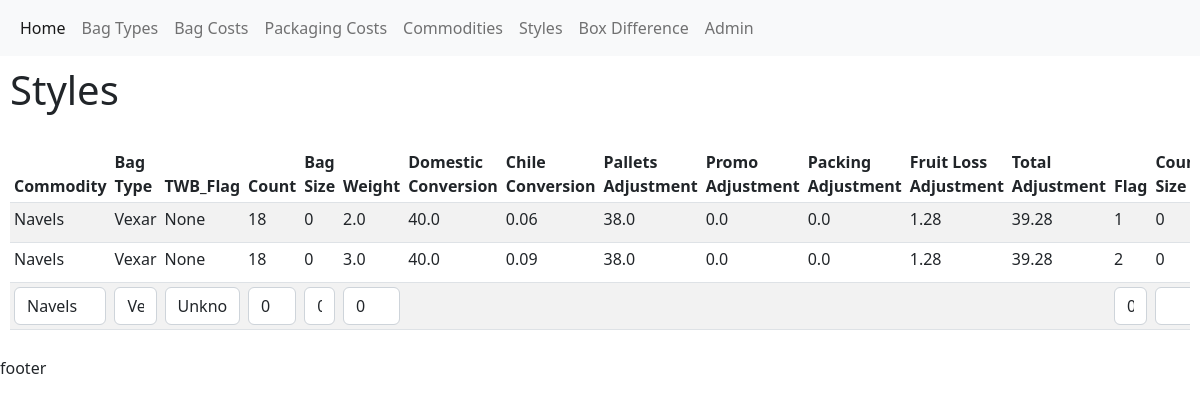
Page /styles/ on the committed database.
### charge/models.py (models this page shows)
class Styles(models.Model):
    id = models.UUIDField(primary_key=True, default=uuid.uuid4, unique=True, editable=False)
    commodity = models.ForeignKey(Commodities, on_delete=models.CASCADE, default=1)
    bagType = models.ForeignKey(BagType, on_delete=models.CASCADE, default=1)
    referring_bagCost = models.ForeignKey(BagCost, on_delete=models.CASCADE, default=1, db_constraint=False)
    twb_flag = models.BooleanField(null=True)
    count = models.IntegerField(null=False, default=0)
    bagSize = models.IntegerField(null=False, default=0)
    weight = models.FloatField(null=False, default=0)
    flag = models.IntegerField(null=False, default=0)
    countSize = models.CharField(max_length=200)
    domesticSalesCost = models.IntegerField(null=False, default=0)
    chileanSalesCost = models.FloatField(null=False, default=0)
    @property
    def palletsAdjustment(self):
        value = (self.commodity.pallets * self.conversionDomestic)
        nickeld = value *20
        rounded = round(nickeld, 0)
        result = rounded /20
        return round(result, 2)
    @property
    def promoAdjustment(self):
        if (self.weight > 0):
            result = round(self.commodity.promo / self.commodity.netWeightDomestic / self.weight, 2)
        else:
            result = round(self.commodity.promo * self.conversionDomestic)
        return result
    @property
    def packingAdjustment(self):
        if (self.weight > 0):
            value = self.bagType.miscCharges * (self.weight / self.commodity.netWeightDomestic)
        else:
            value = self.count *(self.referring_bagCost.costFinal + self.commodity.profitPerBag)
        nickeled = value * 20
        rounded = round(nickeled, 0)
        result = rounded / 20
        return round(result, 2)
    @property
    def fruitLossAdjustment(self):
        result = self.count * .3 * self.commodity.pricePerPound
        return round(result, 2)
    @property
    def totalAdjustment(self):
        totalAdjustment = self.fruitLossAdjustment + self.packingAdjustment + self.palletsAdjustment + self.promoAdjustment
        return round(totalAdjustment, 2)
    @property
    def conversionDomestic(self):
        if self.weight > 0:
            result = self.commodity.netWeightDomestic
        else:
            result = (self.referring_bagCost.bagWeight * self.count) / self.commodity.netWeightDomestic
        return result
    @property
    def conversionChile(self):
        if self.weight > 0:
            temp = self.commodity.netWeightChile
            result = (self.weight / temp)
        else:
            result = ((self.referring_bagCost.bagWeight * self.count) / self.commodity.netWeightChile)
        return round(result,2)

class Commodities (models.Model):
    id = models.UUIDField(primary_key=True, default=uuid.uuid4, unique=True, editable=False)
    description = models.CharField(max_length=30, blank=False)
    avgCtnPrice = models.FloatField(null=False, default=0)
    stdCtnCost = models.FloatField(null=False, default=0)
    netWeightChile = models.FloatField(null=False, default=0)
    netWeightDomestic = models.FloatField(null=False, default=0)
    packingCharge = models.FloatField(null=False, default=0)
    pallets = models.FloatField(null=False, default=0)
    profitPerBag = models.FloatField(null=False, default=0)
    promo = models.FloatField(null=False, default=0)
    @property
    def pricePerPound(self):
        pricePerPound = (self.avgCtnPrice - self.packingCharge) / self.netWeightDomestic
        return pricePerPound
    def __str__(self) -> str:
        return self.description

class BagType(models.Model):
    id = models.UUIDField(primary_key=True, default=uuid.uuid4, unique=True, editable=False)
    bagType = models.CharField(max_length=50, null=True)
    description = models.TextField(null=True)
    miscCharges = models.FloatField(default=0, null=False)
    def __str__(self) -> str:
        return self.bagType

### charge/views.py (the view)
# urls.py: path('styles/', views.styles, name="styles"),
def styles(request):
    stylesQuery = Styles.objects.all()
    form = StylesForm()
    if request.method == 'POST':
        form = StylesForm(request.POST)
        if form.is_valid():
            form.save()
            form = StylesForm()
            HttpResponseRedirect('charge/styles.html')
    ctx = {'styles': stylesQuery, 'form': form}
    return render(request, 'charge/styles.html', ctx)

### charge/forms.py
class StylesForm(ModelForm):
    class Meta:
        model = Styles
        fields = ['commodity', 'bagType', 'twb_flag', 'count', 'bagSize', 'weight', 'flag', 'countSize']
        widgets = {
            'count': forms.TextInput(attrs={'class': 'form-control'}),
            'bagSize': forms.TextInput(attrs={'class': 'form-control'}),
            'weight': forms.TextInput(attrs={'class': 'form-control'}),
            'flag': forms.TextInput(attrs={'class': 'form-control'}),
            'countSize': forms.TextInput(attrs={'class': 'form-control'}),
        }

### charge/templates/charge/styles.html (shortened to what this page needs)
{% extends 'main.html'%}
{% load widget_tweaks %}
{% block content %}
<h1>Styles</h1>
<div class="table-responsive">
<table class="table table-sm table-striped">
    <thead>
        <tr>
            <th>Commodity</th>
            <th>Bag Type</th>
            <th>TWB_Flag</th>
            <th>Count</th>
            <th>Bag Size</th>
            <th>Weight</th>
            <th>Domestic Conversion</th>
            <th>Chile Conversion</th>
            <th>Pallets Adjustment</th>
            <th>Promo Adjustment</th>
            <th>Packing Adjustment</th>
            <th>Fruit Loss Adjustment</th>
            <th>Total Adjustment</th>
            <th>Flag</th>
            <th>Count Size</th>
        </tr>
    </thead>
    {% for style in styles %}
    <tr>
        <td> {{ style.commodity }}</td>
        <td> {{ style.bagType }}</td>
        <td> {{style.twb_flag }}</td>
        <td> {{ style.count }} </td>
        <td> {{ style.bagSize }} </td>
        <td> {{ style.weight }} </td>
        <td> {{ style.conversionDomestic }}</td>
        <td> {{style.conversionChile }} </td>
        <td> {{style.palletsAdjustment }}</td>
        <td> {{style.promoAdjustment }} </td>
        <td> {{ style.packingAdjustment }}</td>
        <td> {{style.fruitLossAdjustment }} </td>
        <td> {{style.totalAdjustment }}</td>
        <td> {{ style.flag }} </td>
        <td>{{style.countSize}}</td>
    </tr>
    {% endfor %}
    <tr>
        <form action="" method="POST">
            <td>{% render_field form.commodity class="form-control" name="commodity" %}</td>
            <td>{% render_field form.bagType class="form-control" name="boxType" %}</td>
            <td>{% render_field form.twb_flag class="form-control" name="twb_flag" %}</td>
            <td>{{ form.count }}</td>
            <td>{{ form.bagSize }}</td>
            <td>{{ form.weight }}</td>
            <td></td>
            <td></td>
            <td></td>
            <td></td>
            <td></td>
            <td></td>
            <td></td>
            <td>{{ form.flag }}</td>
            <td>{{ form.countSize }}</td>
        </form>
    </tr>
</table>
</div>
{% endblock %}

### templates/main.html (shortened to what this page needs)
<!DOCTYPE html>
<html lang="en">
<head>
    <link href="https://cdn.jsdelivr.net/npm/bootstrap@5.2.0-beta1/dist/css/bootstrap.min.css" rel="stylesheet">
</head>
<body >
    {% include 'navbar.html' %}
    <div style="margin: 10px;">
        {% block content %}
        {% endblock content %}
    </div>
    <p>footer</p>
</body>
</html>

### templates/navbar.html (shortened to what this page needs)
<nav class="navbar navbar-expand-lg bg-light">
    <div class="container-fluid">
      <div class="collapse navbar-collapse" id="navbarNav">
        <ul class="navbar-nav">
          <li class="nav-item">
            <a class="nav-link active" aria-current="page" href="/">Home</a>
          </li>
          <li class="nav-item">
            <a class="nav-link" href="/bagtypes">Bag Types</a>
          </li>
          <li class="nav-item">
            <a class="nav-link" href="/bagcosts">Bag Costs</a>
          <li class="nav-item">
            <a class="nav-link" href="/pkgcosts">Packaging Costs</a>
          </li>
          <li class="nav-item">
            <a class="nav-link" href="/commodities">Commodities</a>
          </li>
          <li class="nav-item">
            <a class="nav-link" href="/styles">Styles</a>
          </li>
          <li class="nav-item">
            <a class="nav-link" href="/boxDiff">Box Difference</a>
          </li>
          <li class="nav-item">
            <a class="nav-link" href="/admin">Admin</a>
          </li>
        </ul>
      </div>
    </div>
  </nav>

### rows in the picture
Styles: commodity "Navels", bagType "Vexar", twb_flag "None", count "18", bagSize "0", weight "2.0", conversionDomestic "40.0", conversionChile "0.06", palletsAdjustment "38.0", promoAdjustment "0.0", packingAdjustment "0.0", fruitLossAdjustment "1.28", totalAdjustment "39.28", flag "1", countSize "0"
Styles: commodity "Navels", bagType "Vexar", twb_flag "None", count "18", bagSize "0", weight "3.0", conversionDomestic "40.0", conversionChile "0.09", palletsAdjustment "38.0", promoAdjustment "0.0", packingAdjustment "0.0", fruitLossAdjustment "1.28", totalAdjustment "39.28", flag "2", countSize "0"
BagType: bagType "Vexar"
